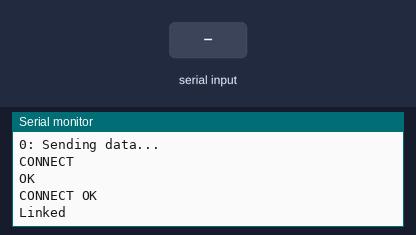
Recording of a sketch running on a simulated Arduino Uno, built with avr-gcc and run on an emulated ATmega328P. Parts: the last lines printed to the serial monitor. Inputs (shaded band) come from the test bench. The modem accepts every AT command (registered, SIM ready, sends succeed) and sends nothing else.

Above: at 12.2 s.
12.3 s: "1" received over the second serial link
At 13.6 s:
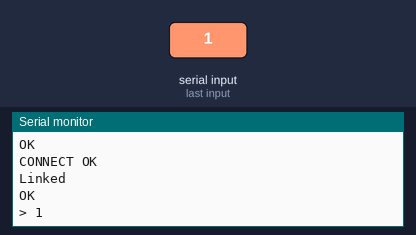
15.2 s: "0" received over the second serial link
At 16.15 s:
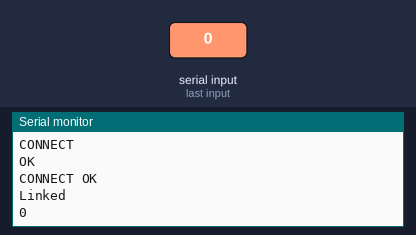
16.7 s: "2" received over the second serial link
At 18.3 s:
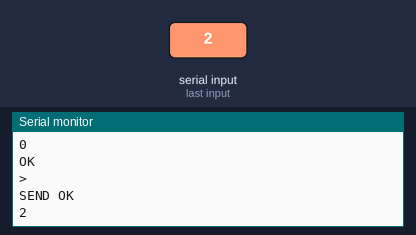
Timing chart, 0 to 19.8 s (numbered marks = the images above; inputs shaded):
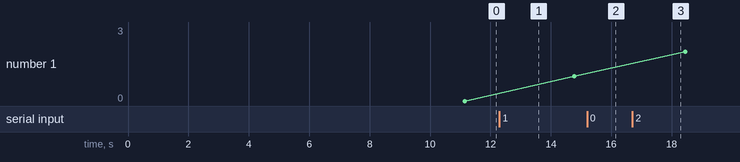

The sketch:

esp-01-send.ino
```cpp
#include <Arduino.h>
#include <SoftwareSerial.h>
#define _ESP_RXPIN_ 2
#define _ESP_TXPIN_ 3
#define BAUDRATE    9600
String MODE = "1";
String SSID = "<wifi-router-name>";
String PASSWORD = "<wifi-router-password>";
String SERVER = "192.168.X.XXX";
String PORT = "6085";
String PATH = "/api/monitor";
int count = 0;
boolean isReady = false;
extern SoftwareSerial esp(_ESP_RXPIN_, _ESP_TXPIN_);

void setup() {
  Serial.begin(BAUDRATE);
  Serial.println("DEBUGGER");
  esp.begin(BAUDRATE);
  sendData("AT+RST\r\n",2000, 1);
  sendData("AT+CWMODE=" + MODE + "\r\n",1000, 1);
  sendData("AT+CWJAP=\"" + SSID + "\",\"" + PASSWORD + "\"\r\n", 3000, 1);
  sendData("AT+CIFSR\r\n", 5000, 1);
  isReady = true;
}

void loop() {
  String http;
  String json = "[{\"key\": \"" + MODE + "\"}]\r\n";
  http = "POST " + PATH + " HTTP/1.1\r\n";
  http += "Host:"+SERVER+"\r\n";
  http += "Content-Length:" + String(json.length()) + "\r\n";
  http += "Connection: close\r\n\r\n";
  http += json;

  if( isReady ) {
    Serial.println( "\n\n\n\n" + String(count++) + ": Sending data...");
    sendData( "AT+CIPSTART=\"TCP\",\"" + SERVER + "\"," + PORT + "\r\n", 1000, 1 );
    sendData( "AT+CIPSEND=" + String( http.length() ) + "\r\n", 500, 1);
    sendData( http, 1000, 1);
  }
  delay(1000);
}
String sendData(String command, const int timeout, boolean debug)
{
  String response = "";
  esp.print(command);
  long int time = millis();
  while( (time+timeout) > millis())
  {
    while(esp.available())
    {
      char c = esp.read(); // read the next character.
      response+=c;
    }
  }

  if(debug)
  {
    Serial.print(response); //displays the esp response messages in arduino Serial monitor
  }
  return response;
}
```

Measured:
- after the input at 12.3 s, the serial monitor: prints a new line after 0.37 s (image 1)
- after the input at 15.2 s, the serial monitor: prints a new line after 0.65 s (image 2)
- after the input at 16.7 s, the serial monitor: prints a new line after 0.75 s (image 3)
